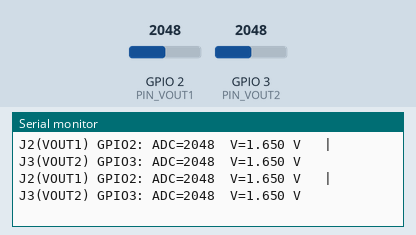
Bench run of a program on a simulated Seeed XIAO ESP32-C3. Parts: the last lines printed to the serial monitor. The inputs (shaded band) are chosen by the test bench; at power-on: GPIO 2 (PIN_VOUT1) = 2048, GPIO 3 (PIN_VOUT2) = 2048 (analog values on the 0–4095 scale).

Above: at 2.2 s.
2.3 s: GPIO 2 (PIN_VOUT1) set to 2866
At 2.9 s:
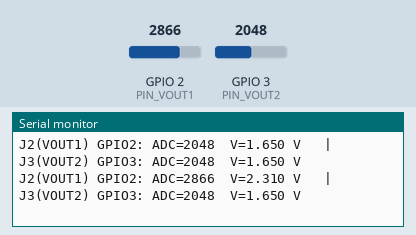
3.8 s: GPIO 3 (PIN_VOUT2) set to 2866
At 4.4 s:
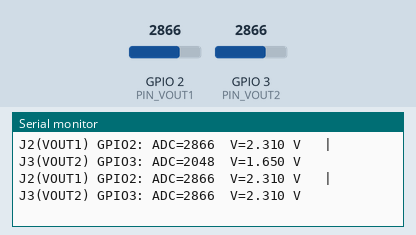
5.3 s: GPIO 2 (PIN_VOUT1) set to 3603
At 5.9 s:
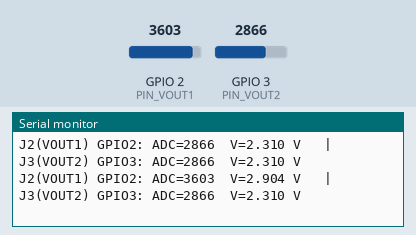
6.8 s: GPIO 3 (PIN_VOUT2) set to 3603
At 7.4 s:
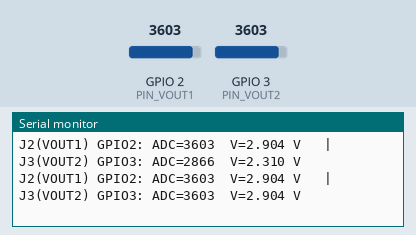
Timing chart, 0 to 9.3 s (numbered marks = the images above; inputs shaded):
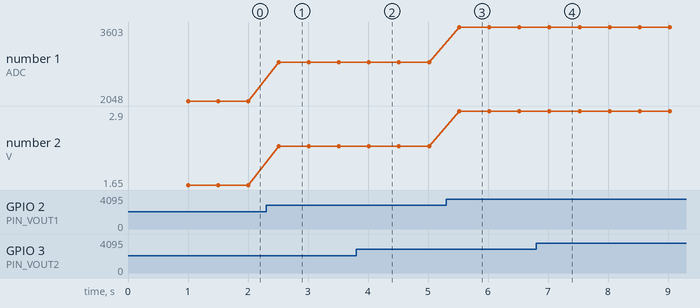

The program:

main.cpp
```cpp
#include <Arduino.h>

// XIAO ESP32-C3 pin mapping (common):
// D0 = GPIO2
// D1 = GPIO3
static const int PIN_VOUT1 = 2;  // D0 -> GPIO2
static const int PIN_VOUT2 = 3;  // D1 -> GPIO3

void setup() {
  Serial.begin(115200);
  delay(1000);
  Serial.println("Reading VOUT1 (GPIO2) and VOUT2 (GPIO3)...");

  // ESP32 ADC is 12-bit by default, but set explicitly:
  analogReadResolution(12);
}

void loop() {
  int adc1 = analogRead(PIN_VOUT1);  // 0~4095
  int adc2 = analogRead(PIN_VOUT2);

  float v1 = (adc1 / 4095.0) * 3.3;
  float v2 = (adc2 / 4095.0) * 3.3;

  Serial.print("J2(VOUT1) GPIO2: ADC=");
  Serial.print(adc1);
  Serial.print("  V=");
  Serial.print(v1, 3);
  Serial.print(" V   |   ");

  Serial.print("J3(VOUT2) GPIO3: ADC=");
  Serial.print(adc2);
  Serial.print("  V=");
  Serial.print(v2, 3);
  Serial.println(" V");

  delay(500);
}
```

Measured:
- after the input at 2.3 s, the serial monitor: prints a new line after 0.21 s (image 1)
- after the input at 3.8 s, the serial monitor: prints a new line after 0.21 s (image 2)
- after the input at 5.3 s, the serial monitor: prints a new line after 0.22 s (image 3)
- after the input at 6.8 s, the serial monitor: prints a new line after 0.22 s (image 4)
- plotted number 1: 2048 → 2866 after the input at 2.3 s, 2866 → 3603 after the input at 5.3 s
- plotted number 2: 1.65 → 2.31 after the input at 2.3 s, 2.31 → 2.9 after the input at 5.3 s
